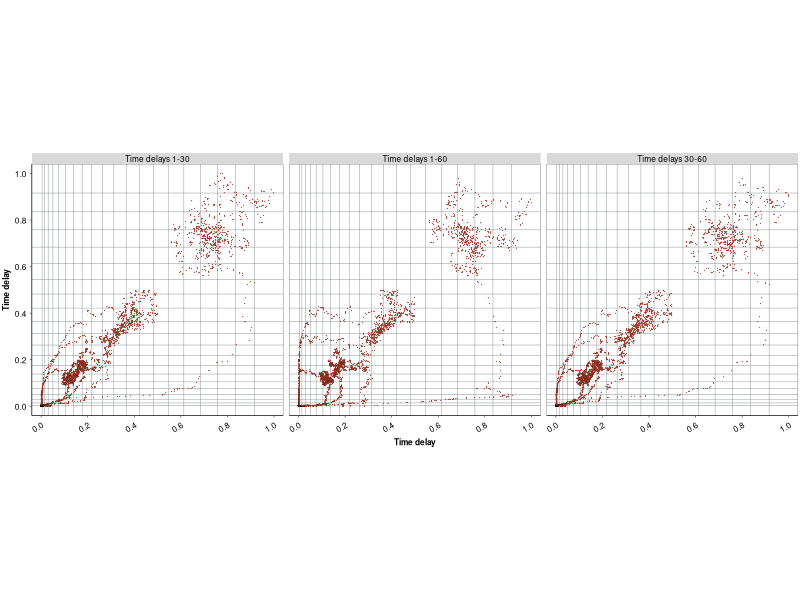
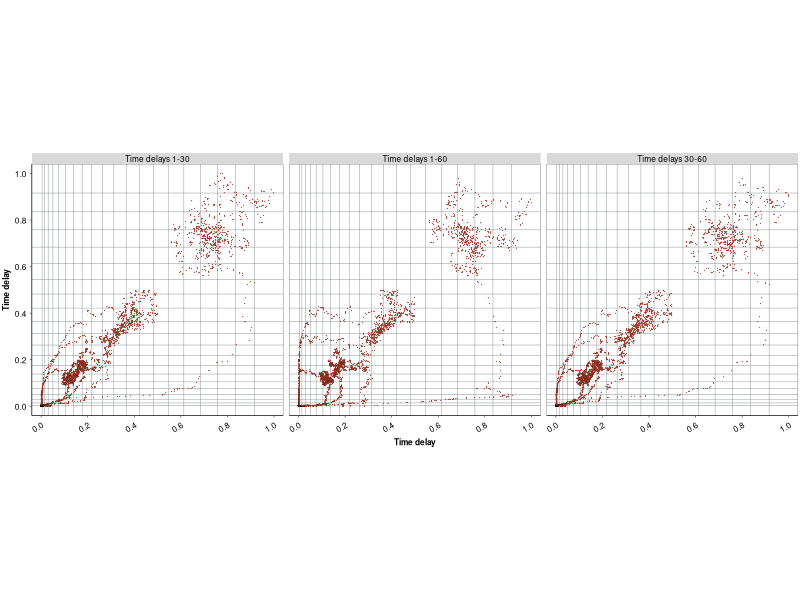

Here is the R script that generated these plots, in order:
# Plot and gridded identity observables
library(tidyverse)
library(magrittr)
library(ggsci)
library(xtable)
library(clipr)

# Load data for gridded identity observables
grid_obs <- read_csv('data/gridded_identity_observables_example.csv')

# Rename columns to full names
# grid_obs <- grid_obs %>% 
#   rename(
#     'Time delay 1' = time_delay_1,
#     'Time delay 30' = time_delay_30,
#     'Time delay 60' = time_delay_60,
#   )

# Combine time delays in pairs of 2
names_comb <- combn(names(grid_obs), 2, simplify = T)
# Concatenate combinations of time delays from names_comb using grid_obs dataframe
grid_obs_comb <- bind_rows(
  grid_obs %>% select(names_comb[,1]) %>% rename(
    x_td = !!names_comb[1,1],
    y_td = !!names_comb[2,1]
    ) %>% mutate(
      time_delays = paste(str_sub(names_comb[,1], 12), collapse = "-")
      ),
  grid_obs %>% select(names_comb[,2]) %>% rename(
    x_td = !!names_comb[1,2],
    y_td = !!names_comb[2,2]
    ) %>% mutate(
      time_delays = paste(str_sub(names_comb[,2], 12), collapse = "-")),
  grid_obs %>% select(names_comb[,3]) %>% rename(
    x_td = !!names_comb[1,3],
    y_td = !!names_comb[2,3]
    ) %>% mutate(
      time_delays = paste(str_sub(names_comb[,3], 12), collapse = "-"))
)

grid_obs_comb %>% 
  mutate(time_delays = factor(str_c('Time delays ', time_delays))) %>%
  ggplot(aes(x = x_td, y = y_td)) +
  facet_wrap(~time_delays, scales = 'fixed') +
  coord_fixed() +
  # geom_line(aes(color =  measure), linewidth = 0.3) +
  geom_point(
    size = 0.4,
    stroke = 0.05,
    shape = 21,
    alpha = 0.8,
    color = 'black',
    fill = pal_nejm()(8)[1],
    show.legend = T
    ) +
  scale_x_continuous(
    breaks = seq(0, 1, 0.2),
    minor_breaks = seq(0, 1, length.out = 22)^1.8,
    expand = c(0, 0.04)
      ) +
  scale_y_continuous(
    breaks = seq(0, 1, 0.2),
    minor_breaks = seq(0, 1, length.out = 22)^1.8,
    expand = c(0, 0.04)
      ) +
  scale_color_discrete(
    type = pal_nejm()(8)[c(3, 2, 1)],
  ) +
  # scale_fill_manual(
  #   values = c('Predicted Grip Force' = pal_nejm()(8)[1])
  # ) +
  labs(
    x = "Time delay",
    y = "Time delay"
  ) +
  theme_bw() + theme(
    legend.position = 'inside',
    legend.position.inside = c(0.87, 0.8),
    legend.title = element_blank(),
    legend.box = 'vertical',
    legend.direction = 'vertical',
    legend.box.spacing = unit(0.5, 'mm'),
    legend.spacing.y = unit(0.5, 'mm'),
    legend.spacing.x = unit(0.5, 'mm'),
    legend.margin = margin(0, 0, 0, 0, 'mm'),
    legend.key.spacing = unit(0.5, 'mm'),
    legend.key.size = unit(3, 'mm'),
    legend.text = element_text(
      colour="black", size = 6, margin = margin(0, 0., 1, 0, 'mm')
      ),
    plot.margin = margin(0.5, 0.5, 0.5, 0.5, 'mm'),
    panel.background = element_blank(),
    panel.spacing.y = unit(0, 'mm'),
    panel.spacing.x = unit(1.5, 'mm'),
    panel.grid.major = element_blank(),
    panel.grid.minor = element_line(
      color = 'azure4', linewidth = 0.15, linetype = 'solid'
      ),
    axis.title = element_text(face="bold", size = 6),
    axis.text = element_text(
      color="black", size = 6, margin = margin(0.0, 0.0, 0.0, 0.0, 'mm'),
      ),
    axis.text.x = element_text(angle = 30, hjust = 1, vjust = 1.),
    # Remove x axis text and title
    axis.line = element_line(linewidth = 0.2, colour = "black"),
    plot.title = element_text(hjust = 0.5, size = 5),
    panel.grid = element_line(colour = 'grey', linewidth = 0.1),
    panel.border = element_rect(linewidth = 0.2),
    strip.background = element_rect(linewidth = 0.01),
    strip.text = element_text(
      colour = 'black', size = 6.0, margin = margin(b = 0.3, t = 0.3, unit='mm')
    ),
    axis.ticks = element_line(linewidth = 0.2),
    # axis.ticks.y = element_blank(),
    axis.ticks.length = unit(0.1, 'lines')
  )
ggsave(
  'plots/gridded_identity_observables.png',
  width = 3.5, height = 1.5, units = 'in', dpi = 360
  )
